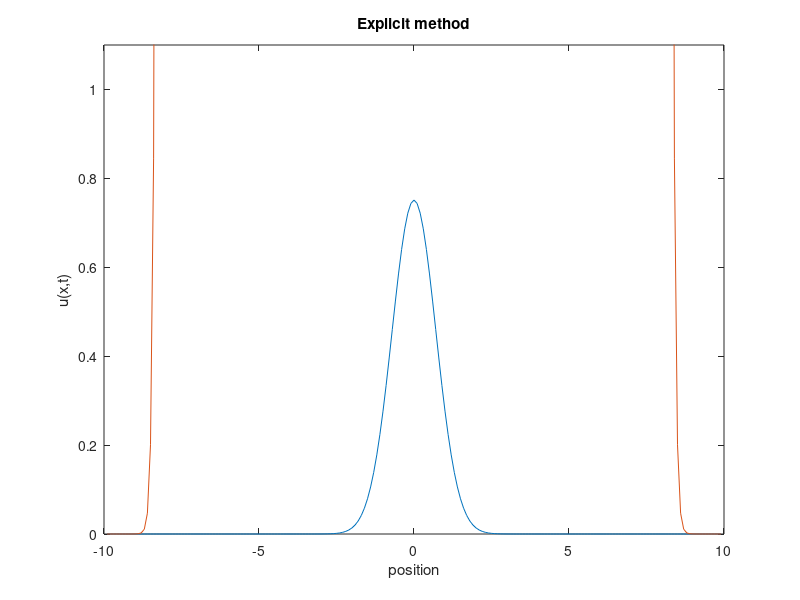

Here is the MATLAB script that generated this plot:
%2006 srping 18.086 TA Yeunwoo Cho
%HW2-(2) Explicit Method
L=10;
dx=0.1;
dt=0.05;
x=[-L+dx:dx:L-dx];
%Initial value
y=exp(-x.^2)/(pi^0.25);

n=length(x);


R=dt/(dx^2);
xx=x';
u=y';
%algorithm
A_su=sparse(diag(R*i*ones(n-1,1),1)+...
             diag((1+2*i*R)*ones(n,1))+...
             diag(R*i*ones(n-1,1),-1));
         
plot(xx,real(u));
hold on;
for t=dt:dt:7
    u=A_su*u;
    if fix(t)==t;
        plot(xx,real(u))
        axis([-10 10 0 1.1]);
    end
end
xlabel('position')
ylabel('u(x,t)')
title('Explicit method')
hold off